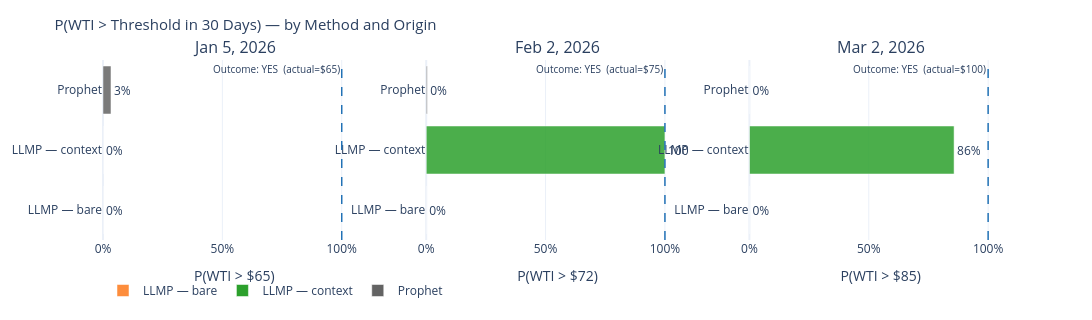

The code cell stored with this chart in its notebook:
### Code cell
METHOD_COLORS = {
    "Prophet":        CLR_PROPHET,
    "LLMP — bare":    CLR_LLMP_BARE,
    "LLMP — context": CLR_LLMP_CTX,
}

# ── Figure: 2 rows × 3 cols ───────────────────────────────────────────────────
# Row 1: Actual 5-day price path vs. stability band (visual evidence)
# Row 2: P(stable) probability bars with Brier score (the score card)

LABELS = [ORIGIN_CONTEXTS[o.strftime("%Y-%m-%d")]["label"] for o in ORIGINS]

fig = psp.make_subplots(
    rows=2, cols=3,
    subplot_titles=LABELS + ["", "", ""],
    row_heights=[0.60, 0.40],
    vertical_spacing=0.14,
    horizontal_spacing=0.08,
)

for col, origin in enumerate(ORIGINS, start=1):
    key          = origin.strftime("%Y-%m-%d")
    origin_price = float(price_df[price_df.index >= origin].iloc[0]["price"])
    sub_bin      = binary_df[binary_df["origin"] == key]
    outcome      = int(sub_bin.iloc[0]["outcome"])

    # ── Row 1: Price path ─────────────────────────────────────────────────────
    # Brief history (14 days pre-origin, grey)
    hist = price_df[price_df.index >= origin - pd.Timedelta(days=20)].loc[:origin]
    fig.add_trace(
        go.Scatter(
            x=hist.index, y=hist["price"],
            line=dict(color=CLR_HISTORY, width=1.5),
            name="History" if col == 1 else None,
            showlegend=(col == 1), legendgroup="hist_b",
        ),
        row=1, col=col,
    )

    # 5-day actual price path (green if stable, red if unstable)
    future5 = price_df[price_df.index > origin].iloc[:STABILITY_HORIZON]
    path_clr = CLR_ACTUAL if outcome == 1 else CLR_CONFLICT
    path_label = ("Actual — STABLE ✓" if outcome == 1 else "Actual — UNSTABLE ✗")
    fig.add_trace(
        go.Scatter(
            x=future5.index, y=future5["price"],
            line=dict(color=path_clr, width=2.5),
            mode="lines+markers", marker=dict(size=7),
            name=path_label if col == 1 else None,
            showlegend=(col == 1), legendgroup=f"path_{outcome}",
        ),
        row=1, col=col,
    )

    # Stability band (shaded rectangle)
    x_band = [origin, future5.index[-1], future5.index[-1], origin]
    y_band = [
        origin_price - STABILITY_THRESHOLD, origin_price - STABILITY_THRESHOLD,
        origin_price + STABILITY_THRESHOLD, origin_price + STABILITY_THRESHOLD,
    ]
    fig.add_trace(
        go.Scatter(
            x=x_band, y=y_band,
            fill="toself", fillcolor="rgba(100,200,100,0.10)",
            line=dict(color="rgba(100,200,100,0.4)", width=1, dash="dot"),
            mode="lines",
            name=f"Stability zone ±${STABILITY_THRESHOLD:.0f}" if col == 1 else None,
            showlegend=(col == 1), legendgroup="band",
        ),
        row=1, col=col,
    )

    # Origin marker
    fig.add_vline(
        x=origin.timestamp() * 1000,
        line=dict(color="#aaa", dash="dash", width=1),
        row=1, col=col,
    )

    fig.update_yaxes(title_text="WTI (USD/bbl)" if col == 1 else None, row=1, col=col)

    # ── Row 2: P(stable) bars + Brier scores ─────────────────────────────────
    methods_ordered = ["Prophet", "LLMP — bare", "LLMP — context"]
    for method in methods_ordered:
        mrow = sub_bin[sub_bin["method"] == method]
        if mrow.empty:
            continue
        prob  = float(mrow.iloc[0]["prob"])
        brier = float(mrow.iloc[0]["brier"])
        clr   = METHOD_COLORS[method]

        fig.add_trace(
            go.Bar(
                x=[prob],
                y=[method],
                orientation="h",
                marker_color=clr,
                marker_opacity=0.80,
                text=[f"  {prob:.0%}  (BS={brier:.2f})"],
                textposition="outside",
                textfont=dict(size=10),
                name=method if col == 1 else None,
                showlegend=(col == 1),
                legendgroup=f"method_{method}",
            ),
            row=2, col=col,
        )

    # Outcome line
    outcome_label = "Stable ✓" if outcome == 1 else "Unstable ✗"
    outcome_clr   = "#2ca02c" if outcome == 1 else "#d62728"
    fig.add_vline(
        x=float(outcome),
        line=dict(color=outcome_clr, dash="dot", width=2),
        annotation_text=outcome_label,
        annotation_position="top right" if outcome == 1 else "top left",
        annotation_font=dict(size=10, color=outcome_clr),
        row=2, col=col,
    )

    fig.update_xaxes(
        range=[0, 1.25], tickformat=".0%",
        title_text="P(stable)" if col == 1 else None,
        row=2, col=col,
    )

fig.update_layout(
    title=dict(
        text=(
            f"Will oil price stay within ±${STABILITY_THRESHOLD:.0f}/bbl over the next "
            f"{STABILITY_HORIZON} trading days? — Probability and Brier Score by Method"
        ),
        font=dict(size=14),
    ),
    height=560,
    width=1150,
    template="plotly_white",
    legend=dict(orientation="h", y=-0.12, font=dict(size=10)),
    barmode="relative",
    margin=dict(t=70, b=80),
)
fig.show()

### Figure 1 — Plotly figure (JSON) as saved in the notebook; plotly's stock layout.template omitted (floating-point values rounded to 4 significant figures)
{"data": [{"legendgroup": "LLMP — bare", "marker": {"color": "#fd8d3c", "opacity": 0.85}, "name": "LLMP — bare", "orientation": "h", "showlegend": true, "text": ["0%"], "textposition": "outside", "type": "bar", "x": [0], "xaxis": "x", "y": ["LLMP — bare"], "yaxis": "y"}, {"legendgroup": "LLMP — context", "marker": {"color": "#2ca02c", "opacity": 0.85}, "name": "LLMP — context", "orientation": "h", "showlegend": true, "text": ["0%"], "textposition": "outside", "type": "bar", "x": [0], "xaxis": "x", "y": ["LLMP — context"], "yaxis": "y"}, {"legendgroup": "Prophet", "marker": {"color": "#636363", "opacity": 0.85}, "name": "Prophet", "orientation": "h", "showlegend": true, "text": ["3%"], "textposition": "outside", "type": "bar", "x": [0.03345], "xaxis": "x", "y": ["Prophet"], "yaxis": "y"}, {"legendgroup": "LLMP — bare", "marker": {"color": "#fd8d3c", "opacity": 0.85}, "orientation": "h", "showlegend": false, "text": ["0%"], "textposition": "outside", "type": "bar", "x": [0], "xaxis": "x2", "y": ["LLMP — bare"], "yaxis": "y2"}, {"legendgroup": "LLMP — context", "marker": {"color": "#2ca02c", "opacity": 0.85}, "orientation": "h", "showlegend": false, "text": ["100%"], "textposition": "outside", "type": "bar", "x": [1], "xaxis": "x2", "y": ["LLMP — context"], "yaxis": "y2"}, {"legendgroup": "Prophet", "marker": {"color": "#636363", "opacity": 0.85}, "orientation": "h", "showlegend": false, "text": ["0%"], "textposition": "outside", "type": "bar", "x": [0.004381], "xaxis": "x2", "y": ["Prophet"], "yaxis": "y2"}, {"legendgroup": "LLMP — bare", "marker": {"color": "#fd8d3c", "opacity": 0.85}, "orientation": "h", "showlegend": false, "text": ["0%"], "textposition": "outside", "type": "bar", "x": [0], "xaxis": "x3", "y": ["LLMP — bare"], "yaxis": "y3"}, {"legendgroup": "LLMP — context", "marker": {"color": "#2ca02c", "opacity": 0.85}, "orientation": "h", "showlegend": false, "text": ["86%"], "textposition": "outside", "type": "bar", "x": [0.8574], "xaxis": "x3", "y": ["LLMP — context"], "yaxis": "y3"}, {"legendgroup": "Prophet", "marker": {"color": "#636363", "opacity": 0.85}, "orientation": "h", "showlegend": false, "text": ["0%"], "textposition": "outside", "type": "bar", "x": [2.894e-09], "xaxis": "x3", "y": ["Prophet"], "yaxis": "y3"}], "layout": {"annotations": [{"font": {"size": 16}, "showarrow": false, "text": "Jan 5, 2026", "x": 0.1444, "xanchor": "center", "xref": "paper", "y": 1, "yanchor": "bottom", "yref": "paper"}, {"font": {"size": 16}, "showarrow": false, "text": "Feb 2, 2026", "x": 0.5, "xanchor": "center", "xref": "paper", "y": 1, "yanchor": "bottom", "yref": "paper"}, {"font": {"size": 16}, "showarrow": false, "text": "Mar 2, 2026", "x": 0.8556, "xanchor": "center", "xref": "paper", "y": 1, "yanchor": "bottom", "yref": "paper"}, {"font": {"size": 10}, "showarrow": false, "text": "Outcome: YES  (actual=$65)", "x": 1, "xanchor": "right", "xref": "x", "y": 1, "yanchor": "top", "yref": "y domain"}, {"font": {"size": 10}, "showarrow": false, "text": "Outcome: YES  (actual=$75)", "x": 1, "xanchor": "right", "xref": "x2", "y": 1, "yanchor": "top", "yref": "y2 domain"}, {"font": {"size": 10}, "showarrow": false, "text": "Outcome: YES  (actual=$100)", "x": 1, "xanchor": "right", "xref": "x3", "y": 1, "yanchor": "top", "yref": "y3 domain"}], "barmode": "group", "height": 320, "legend": {"orientation": "h", "y": -0.2}, "margin": {"b": 80, "t": 60}, "shapes": [{"line": {"color": "#2171b5", "dash": "dash", "width": 1.5}, "type": "line", "x0": 1, "x1": 1, "xref": "x", "y0": 0, "y1": 1, "yref": "y domain"}, {"line": {"color": "#2171b5", "dash": "dash", "width": 1.5}, "type": "line", "x0": 1, "x1": 1, "xref": "x2", "y0": 0, "y1": 1, "yref": "y2 domain"}, {"line": {"color": "#2171b5", "dash": "dash", "width": 1.5}, "type": "line", "x0": 1, "x1": 1, "xref": "x3", "y0": 0, "y1": 1, "yref": "y3 domain"}], "title": {"font": {"size": 15}, "text": "P(WTI > Threshold in 30 Days) — by Method and Origin"}, "width": 1100, "xaxis": {"anchor": "y", "domain": [0, 0.2889], "range": [0, 1.1], "tickformat": ".0%", "title": {"text": "P(WTI > $65)"}}, "xaxis2": {"anchor": "y2", "domain": [0.3556, 0.6444], "range": [0, 1.1], "tickformat": ".0%", "title": {"text": "P(WTI > $72)"}}, "xaxis3": {"anchor": "y3", "domain": [0.7111, 1], "range": [0, 1.1], "tickformat": ".0%", "title": {"text": "P(WTI > $85)"}}, "yaxis": {"anchor": "x", "domain": [0, 1]}, "yaxis2": {"anchor": "x2", "domain": [0, 1]}, "yaxis3": {"anchor": "x3", "domain": [0, 1]}}}
